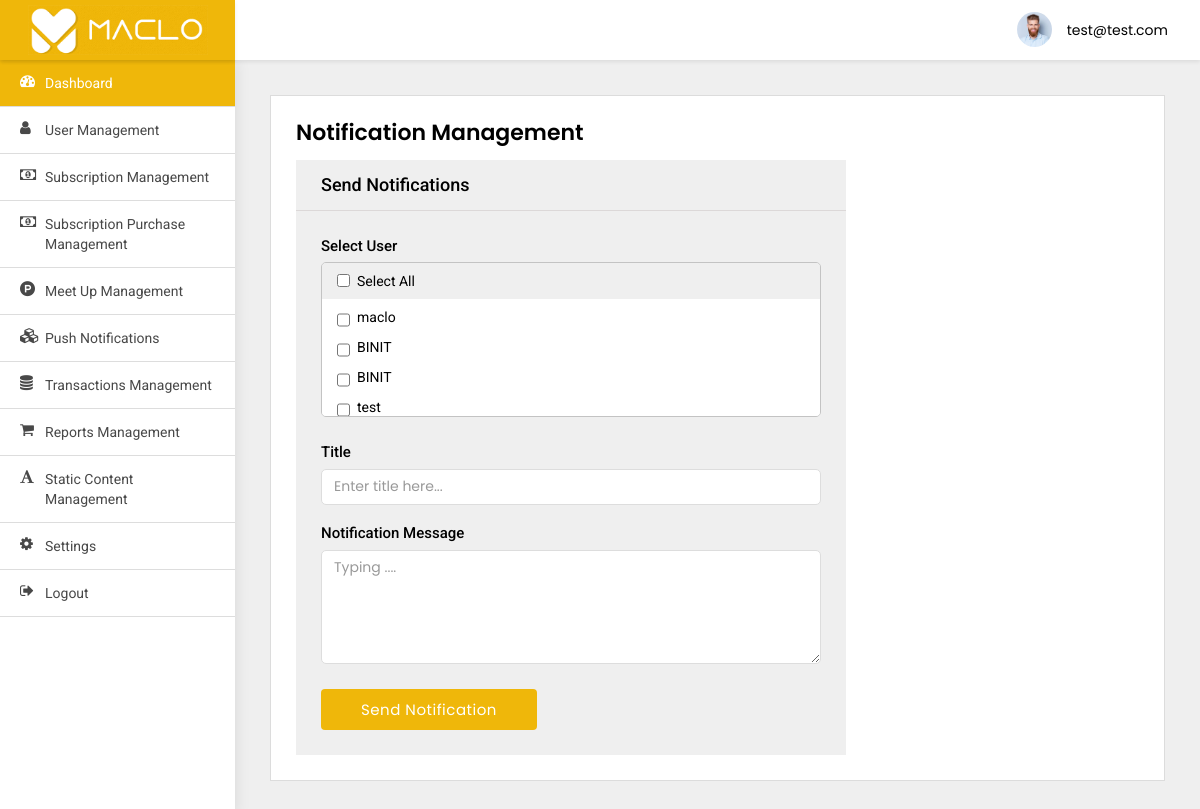
Page /adminpanel/send-notification/ (signed in) on the earlier database version.
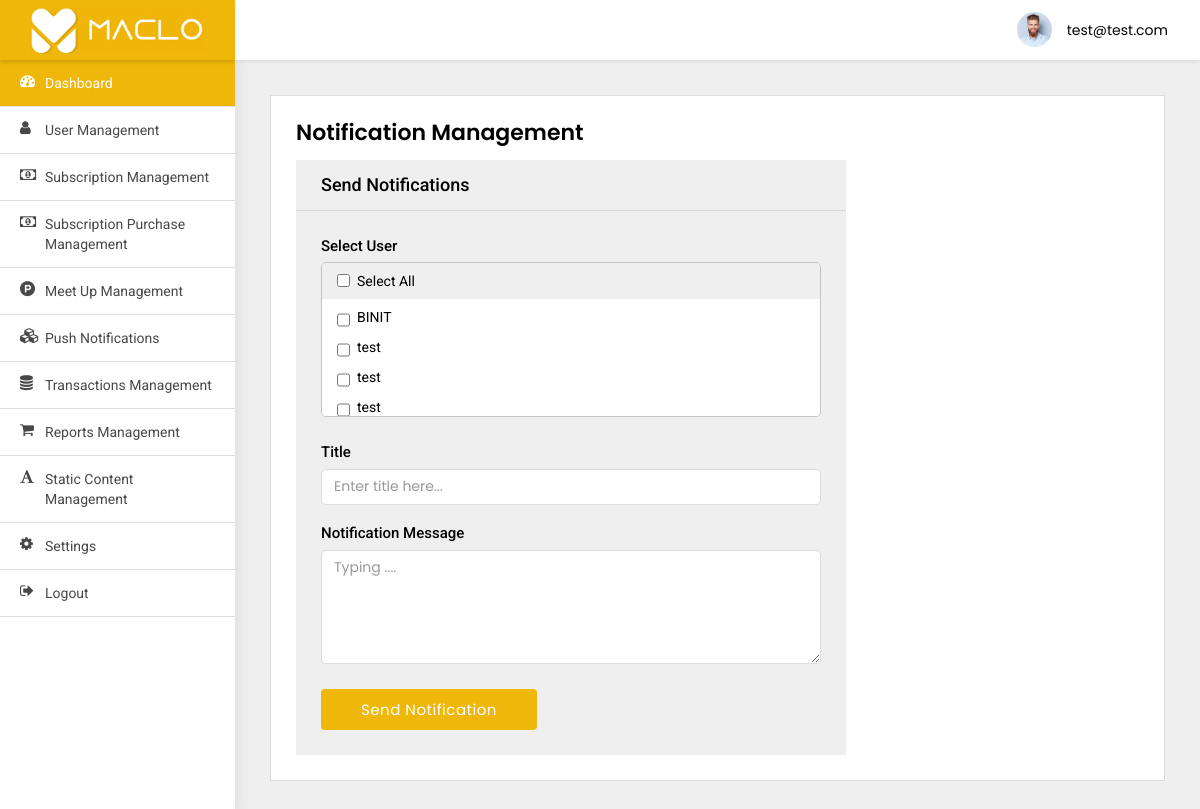
Same page on the later database version.
### src/models.py (models this page shows, shortened)
class RegisterUser(models.Model):
    email = models.EmailField(default='test@maclo.com')
    phone_number = models.CharField(default='00000', max_length=13)
    first_name = models.CharField(default='maclo', max_length=100)
    last_name = models.CharField(default='app', max_length=100)
    gender = models.CharField(choices=GENDER, default='Male', max_length=20, null=True, blank=True)
    date_of_birth = models.DateField(null=True, blank=True)
    job_profile = models.CharField(max_length=100, null=True, blank=True)
    company_name = models.CharField(max_length=200, null=True, blank=True)
    qualification = models.CharField(
        default="Bachelor's", choices=QUALIFICATION, max_length=100, null=True, blank=True)
    relationship_status = models.CharField(
        default='Single', choices=RELATIONSHIP_STATUS, max_length=100, null=True, blank=True)
    height = models.IntegerField(null=True,blank=True)
    fav_quote = models.CharField(default='MY Fav QUOTE', max_length=1000)
    religion = models.CharField(default='atheist', max_length=100, null=True, blank=True)
    body_type = models.CharField(default='slim', max_length=100)
    zodiac_sign = models.CharField(default='', max_length=100)
    taste = models.CharField(default='', max_length=100)
    created_at = models.DateField(auto_now_add=True)
    verified = models.CharField(default='No', choices=BOOL_CHOICES, max_length=10)
    fb_signup = models.CharField(default='No', choices=BOOL_CHOICES, max_length=10)
    pic_1 = models.ImageField(upload_to='media', null=True, blank=True)
    pic_2 = models.ImageField(upload_to='media', null=True, blank=True)
    pic_3 = models.ImageField(upload_to='media', null=True, blank=True)
    pic_4 = models.ImageField(upload_to='media', null=True, blank=True)
    pic_5 = models.ImageField(upload_to='media', null=True, blank=True)
    pic_6 = models.ImageField(upload_to='media', null=True, blank=True)

### adminpanel/views.py (the view, shortened to what this page needs)
# urls.py: path('send-notification/', SendNotification.as_view(),
class SendNotification(LoginRequiredMixin, View):
    model = UserNotification
    form_class = UserNotificationForm
    login_url = 'adminpanel:login'
    def get(self, request, *args, **kwargs):
        users = RegisterUser.objects.all()
        context = {
            "users": users
        }
        return render(self.request, 'send-notification.html', context)

### adminpanel/templates/send-notification.html (shortened to what this page needs)
{% extends 'base.html' %}
{% block body %}
<div class="WrapperArea">
    <div class="WrapperBox">
        <div class="Small-Wrapper">
            <h4 class="Title">Notification Management</h4>
            <div class="NotificationArea">
                <div class="NotificationForm">
                    <h4>Send Notifications</h4>
                    <form method="post">
                        <div class="form-group">
                            <label>Select User</label>
                            <ul class="Multiple" id="table">
                                <li><label><input type="checkbox" id="selectAll" class="main">Select All</label></li>
                                {% for user in users %}
                                <li><label><input class="checkbox" type="checkbox" name="to" id="checkbox"
                                                  value="{{user.id}}">{{user.first_name}}</label>
                                </li>
                                {% endfor %}
                            </ul>
                        </div>
                        <div class="form-group">
                            <label>Title</label>
                            <input type="text" class="form-control desc" id="title" name="title" placeholder="Enter title here...">
                            <br>
                            <label>Notification Message</label>
                            <textarea rows="5" class="form-control desc" placeholder="Typing ...."
                                      id="message" name="body"></textarea>
                        </div>
                        <button id="send" class="btn btn-info" onclick="bulkNotification()"><span id="send_btn">Send Notification</span>
                        </button>
                    </form>
                </div>
            </div>
        </div>
    </div>
</div>
{% endblock body %}

Differences in the rows shown:
removed RegisterUser: first_name "maclo"
removed RegisterUser: first_name "BINIT"
now on this page (row unchanged): RegisterUser: first_name "test"
now on this page (row unchanged): RegisterUser: first_name "test"
